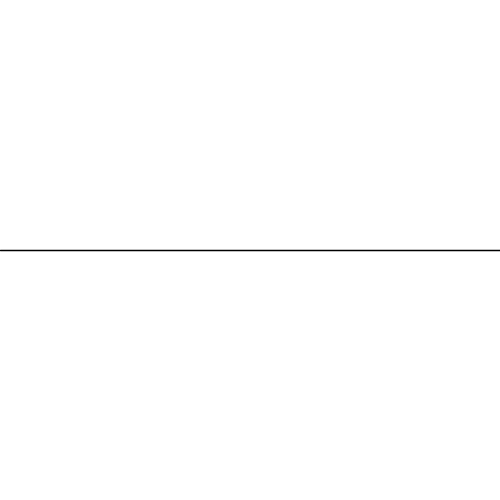
Frame 1 (no input)
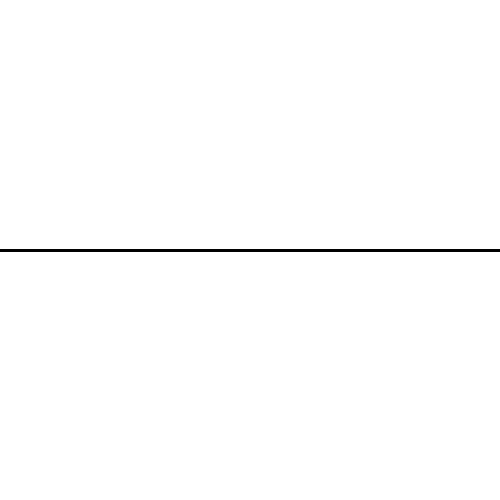
Frame 60 (the mouse pressed at the canvas centre just before this capture)
Frame 120 (the mouse held since frame 60 and released just before this capture): identical to frame 60, image omitted

The Processing sketch that drew these frames (run headless with seeded random() and noise(); from frame 60 on, the mouse is pressed at the canvas centre):

// Processing sketch: moving_line
// ── moving_line.pde
//Annaleigh Gedney
//December 2014


int y = 250;    //where the line moves in the y direction
int x = 0;      //where the line moves in the x direction
int movingDown = 0;   
int movingUp = 0;
int Left = 0;
int Right = 0;

void setup() {
  size(500, 500);  
  stroke(0);   
  strokeWeight(1.5);  
  background(255);
  colorMode(HSB, 100, 100, 100);
}

void draw() { 

  //background(255);
  line(x, y, x+500, y);

  // fill(359, 89, 62);




  if (keyPressed && (key == CODED)) {
    if (keyCode == LEFT) {
      
    } else if (keyCode == RIGHT) {
      background(255);
    } else if (keyCode == UP) {
      background(255);
      movingDown = 0;
      movingUp = 1;    
      line(x, y, x+500, y);
    } else if (keyCode == DOWN) {
      background(255);
      movingDown = 1;
      movingUp = 0;
      line(x, y, x+500, y);
    }
  }


  if (Left == 1) {
    x--;
  }
  if (Right == 1) {
    x++;
  }
  if (movingDown == 1) {
    y++;
  }
  if (movingUp == 1) {
    y--;
  }
}
